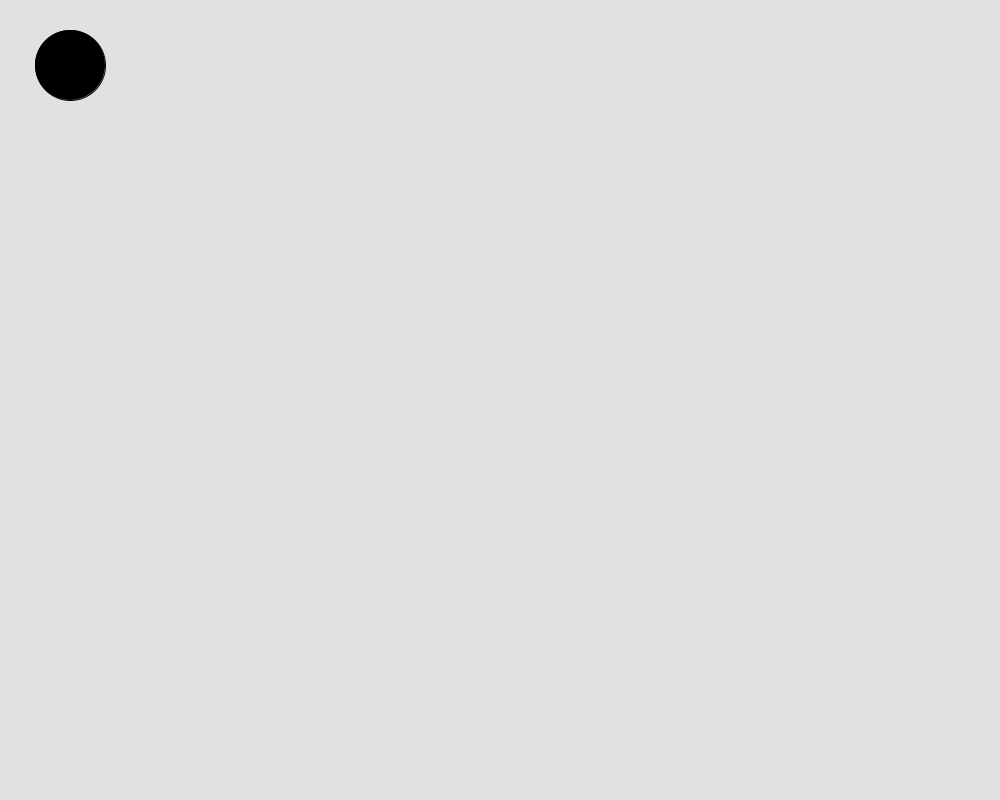
Frame 1 (no input)
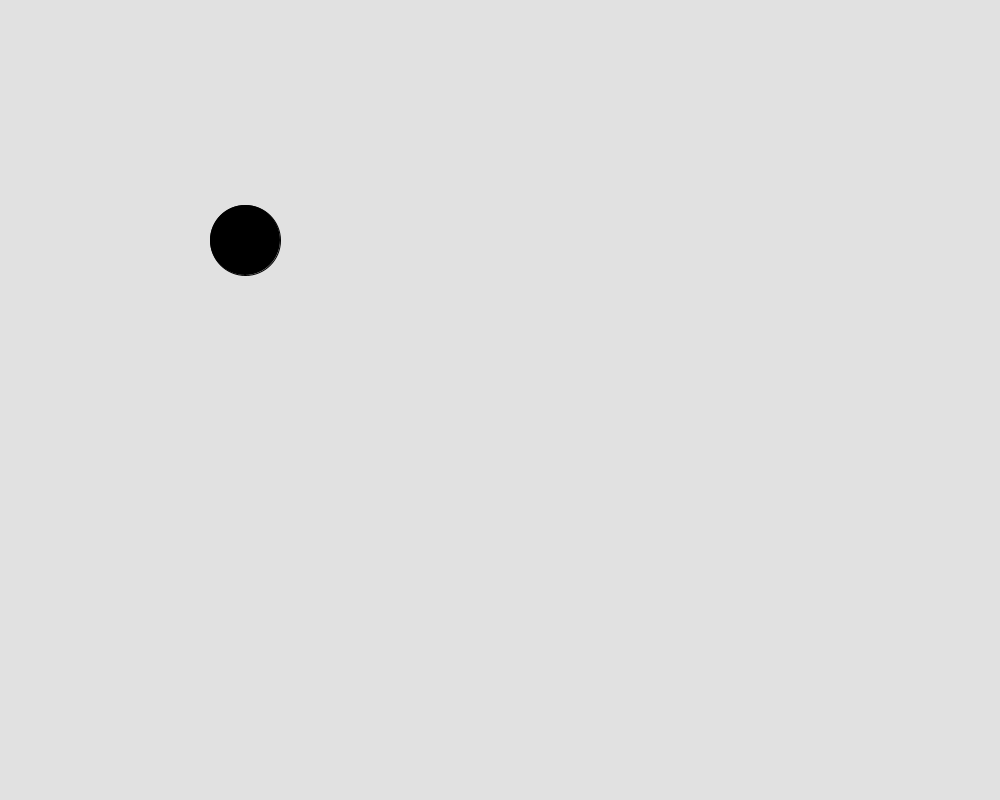
Frame 60 (the mouse pressed at the canvas centre just before this capture)
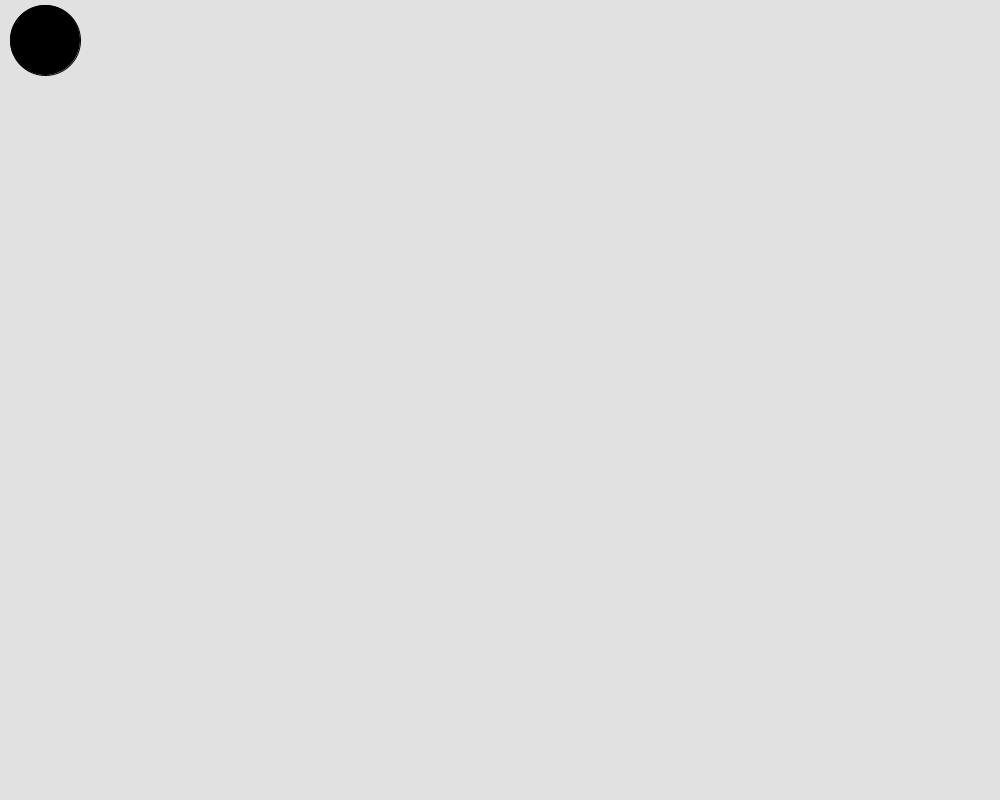
Frame 120 (the mouse held since frame 60 and released just before this capture)

The Processing sketch that drew these frames (run headless with seeded random() and noise(); from frame 60 on, the mouse is pressed at the canvas centre):

// Processing sketch: sketch_pingo_pong
// ── sketch_pingo_pong.pde
int x, y, wallLocation, velX;
void setup(){
  x = 70; y = 65; 
  wallLocation = 300; 
  velX = 5;
  size(1000, 800);
}
void draw(){
  background(225); fill(0); ellipse(x, y, 70, 70); 
  x+=velX;
  y+=velX;
  if(x>300) velX = velX*-1;
  if(x<0) velX = velX*-1;
}
